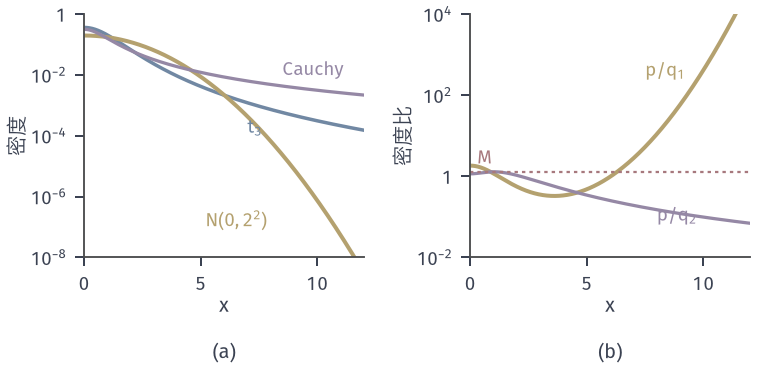

Reproduce this figure in Python.
from pathlib import Path
import sys
HERE = Path(__file__).resolve().parent
sys.path.insert(0, str(HERE.parent/"budget-common"))
from budget_fig import *
# Target t_3 density p(x) = 2/(pi sqrt(3)) (1 + x^2/3)^{-2}.  Envelopes: q1 = N(0, 2^2), q2 = Cauchy(0, 1).
# (a) densities on a log scale; (b) ratios p/q: unbounded for the Gaussian (grows like e^{x^2/8} x^{-4}),
# bounded for the Cauchy with M = sup p/q computed on a grid.
x = np.linspace(0, 12, 4001)
p = 2/(math.pi*math.sqrt(3))*(1+x*x/3)**(-2); q1 = phi(x, 0, 2); q2 = 1/(math.pi*(1+x*x))
fig, axs = figure(width_mm=108, height_mm=52, ncols=2)
a1, a2 = axs
panel(fig, left=.11, right=.98, bottom=.3, top=.96, wspace=.38)
a1.plot(x, p, color=BLUE, lw=1.4); a1.plot(x, q1, color=YELLOW, lw=1.6); a1.plot(x, q2, color=PURPLE, lw=1.3)
a1.set_yscale('log'); a1.set_xlim(0, 12); a1.set_ylim(1e-8, 1); logticks(a1, [-8, -6, -4, -2, 0])
lab(a1, 7, 1.2e-4, r'$t_{3}$', BLUE); lab(a1, 5.2, 1e-7, r'$\mathcal{N}(0,2^{2})$', YELLOW); lab(a1, 8.5, 1e-2, 'Cauchy', PURPLE)
axlab(a1, r'$x$', '密度')
r1 = p/q1; r2 = p/q2; M2 = r2.max()
a2.plot(x, r1, color=YELLOW, lw=1.6); a2.plot(x, r2, color=PURPLE, lw=1.3)
a2.axhline(M2, color=RED, lw=.9, ls=DOT)
a2.set_yscale('log'); a2.set_xlim(0, 12); a2.set_ylim(1e-2, 1e4); logticks(a2, [-2, 0, 2, 4])
lab(a2, 7.5, 300, r'$p/q_{1}$', YELLOW); lab(a2, 8, .08, r'$p/q_{2}$', PURPLE); lab(a2, .3, M2*1.6, r'$M$', RED)
axlab(a2, r'$x$', '密度比')
tags(fig, axs)
save(fig, HERE, 'figure', {'M_cauchy': float(M2), 'argmax': float(x[r2.argmax()]), 'ratio_gauss_at_12': float(r1[-1])}); print(M2, x[r2.argmax()], r1[-1])
